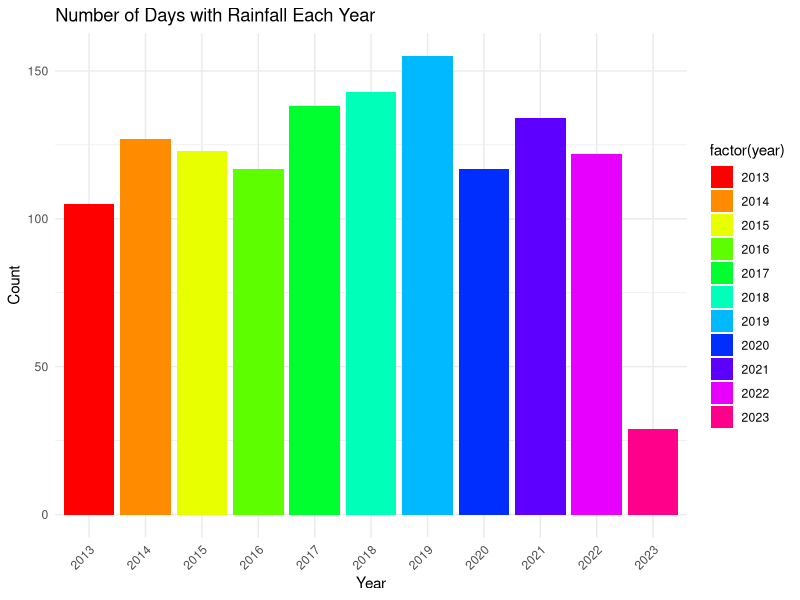
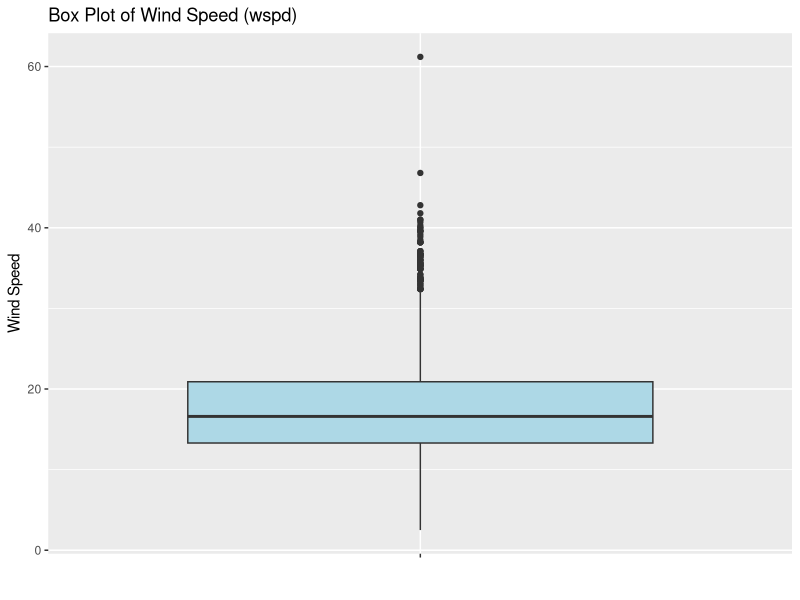
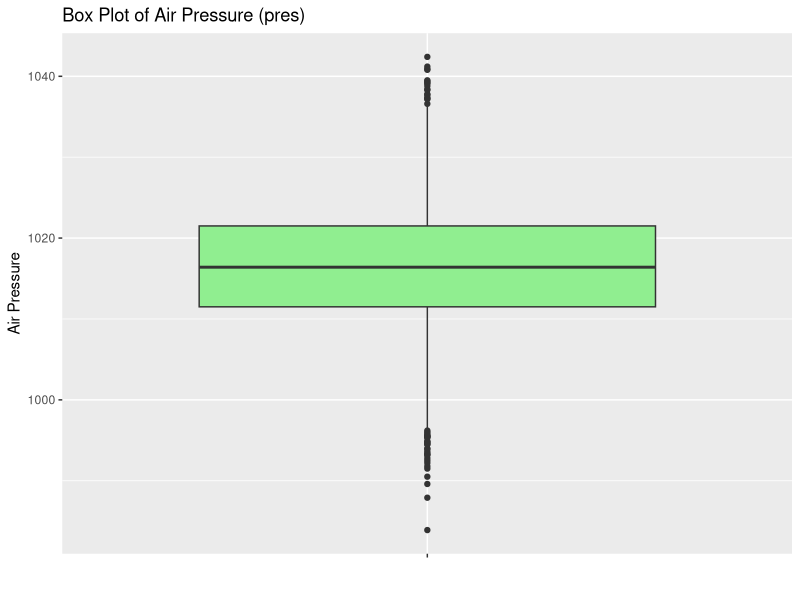

Write the R code that produced these figures, in order.
## ---- chunk 1
# Final Project

# Load the dataset
project_dataset <- read.csv("Joshi_dataset.csv")

# Display the first few rows of the dataset
head(project_dataset)

print(project_dataset)

## ---- chunk 2
# Data Cleaning 1: Identify missing values in Column B (average temperature) and filling them ith an average of minimum and maximum temperature

# Find rows with NA values in column of average temperature
na_rows <- which(is.na(project_dataset$tavg))

# Iterate through NA rows
for (i in na_rows) {
  # Calculate average of adjacent cells from columns of minimum and maximum temperatur
  average <- mean(c(project_dataset$tmin[i], project_dataset$tmax[i]), na.rm = TRUE)
  
  # Assign the calculated average value in column B where there are missing values
  project_dataset$tavg[i] <- average
}

# Print updated dataset
print(project_dataset)

## ---- chunk 3
# Data Cleaning 2: Checking if there any missing values in the column of average temperature 

# Check if there are missing values in column of average temperature
if (!any(is.na(project_dataset$tavg))) {
  print("No missing values in the column of average temperature")
} else {
  print("Missing values found in column of average temperature")
}
## ---- chunk 4
# Data Cleaning 3: Checking if there any missing values in the column of minimum temperature 

# Check if there are missing values in column of average temperature
if (!any(is.na(project_dataset$tmin))) {
  print("No missing values in the column of minimum temperature")
} else {
  print("Missing values found in column of minimum temperature")
}
## ---- chunk 5
# Data Cleaning 4: Checking if there any missing values in the column of maximum temperature 

# Check if there are missing values in column of average temperature
if (!any(is.na(project_dataset$tmax))) {
  print("No missing values in the column of maximum temperature")
} else {
  print("Missing values found in column of maximum temperature")
}
## ---- chunk 6
# Data Cleaning 5: Checking if there any missing values in the column of precipitation

# Check if there are missing values in column of average temperature
if (!any(is.na(project_dataset$prcp))) {
  print("No missing values in the column of precipitation")
} else {
  print("Missing values found in column of precipitation")
}
## ---- chunk 7
# Data Cleaning 6: Finding the missing values in the column of wind direction and writing "Unknown" in those cells

# Find missing values in column of wind direction
missing_values <- which(is.na(project_dataset$wdir))

# Replace missing values with "Unknown"
project_dataset$wdir[missing_values] <- "Unknown"

# Print updated dataset
print(project_dataset)

## ---- chunk 8
# Data Cleaning 7: Checking if there any missing values in the column of wind speed

# Check if there are missing values in column of average temperature
if (!any(is.na(project_dataset$spd))) {
  print("No missing values in the column of wind speed")
} else {
  print("Missing values found in column of wind speed")
}
## ---- chunk 9
# Data Cleaning 8: Replacing the missing values in the column of air pressure by taking an average of above and below values of the same column

# Find missing values in column of air pressure
missing_values_in_pres <- which(is.na(project_dataset$pres))

# Iterate through missing values
for (i in missing_values_in_pres) {
  # Calculate average of the value above and below
  average <- mean(c(project_dataset$pres[i - 1], project_dataset$pres[i + 1]), na.rm = TRUE)
  
  # Replace missing value with the calculated average
  project_dataset$pres[i] <- average
}

# Print updated dataset
print(project_dataset)

## ---- chunk 10
# Data Cleaning 9: Checking if there any missing values in the column of time 

# Check if there are missing values in column of average temperature
if (!any(is.na(project_dataset$time))) {
  print("No missing values in the column of time")
} else {
  print("Missing values found in column of time")
}
## ---- chunk 11
# Data Cleaning 10: Checking if there any duplicates in the column of time

# Check for duplicates in the "time" column
duplicates <- duplicated(project_dataset$time)

# Print duplicated values, if any
if (any(duplicates)) {
  print("Duplicates found in the 'time' column:")
  print(project_dataset$time[duplicates])
} else {
  print("No duplicates found in the 'time' column")
}

## ---- chunk 12
# Data Cleaning 11: Checking for missing values in the entire dataset

# Creating a if loop 
if (any(is.na(project_dataset))) {
  print("Missing values found in the dataset")
} else {
  print("No missing values found in the dataset")
}

## ---- chunk 13
# Data Cleaning 12: Correcting the datatype of each column

# Convert column of "time" to Date
project_dataset$time <- as.Date(project_dataset$time)

# Convert columns "tavg" to "prcp" to double
project_dataset$tavg <- as.double(project_dataset$tavg)
project_dataset$tmin <- as.double(project_dataset$tmin)
project_dataset$tmax <- as.double(project_dataset$tmax)
project_dataset$prcp <- as.double(project_dataset$prcp)

# Convert column "wdir" to character
project_dataset$wdir <- as.character(project_dataset$wdir)

# Convert columns "wspd" and "pres" to double
project_dataset$wspd <- as.double(project_dataset$wspd)
project_dataset$pres <- as.double(project_dataset$pres)

# Print updated dataset
print(project_dataset)

## ---- chunk 14
# Data Manipulation 1: Removing leading and trailing spaces in the entire dataset

# Use the trimws() function. 
project_dataset <- data.frame(lapply(project_dataset, trimws))

# Print updated dataset
print(project_dataset)

## ---- chunk 15
# Data Manipulation 2: Adding an attribute of year to the dataset

# Convert time column to Date format in this chunk also
project_dataset$time <- as.Date(project_dataset$time)

# Extract year from the "time" column
project_dataset$Year <- format(project_dataset$time, "%Y")

# Rename the new column to "Year"
names(project_dataset)[names(project_dataset) == "Year"] <- "year"

# Print updated dataset
print(project_dataset)
## ---- chunk 16
# Data Manipulation 3: Adding an attribute of month name to the dataset

# Extract month from the "time" column and convert to full month names
project_dataset$Month <- month.name[as.numeric(format(project_dataset$time, "%m"))]

# Print updated dataset
print(project_dataset)
## ---- chunk 17
# Data Manipulation 4: Sorting the dataset as per the tavg

# Convert the column of average temperature to double format in this chunk also
project_dataset$tavg <- as.double(project_dataset$tavg)

# Sort the data based on the values in the "tavg" column in descending order
project_dataset <- project_dataset[order(-project_dataset$tavg), ]

# Print the sorted dataset
print(project_dataset)
## ---- chunk 18
# Data Manipulation 5: Adding an attribute "temperature_category" to the dataset

# Create a new column "temperature_category" based on the "tavg" values
project_dataset$temperature_category <- ifelse(project_dataset$tavg < -5, "Extreme Cold",
                                   ifelse(project_dataset$tavg < 5, "Cold",
                                          ifelse(project_dataset$tavg < 20, "Moderate", "Warm")))

# Print the updated dataset
print(project_dataset)
## ---- chunk 19
# Data Manipulation 6: Normalizing the values of average temperature

# Normalization
norm <- function(x) {
  (x - min(x)) / (max(x) - min(x))
}

project_dataset$tavgnorm <- norm(project_dataset$tavg)

# Z-Score Normalization
z_score_norm <- function(x) {
  (x - mean(x)) / sd(x)
}

project_dataset$tavg_z_score_norm <- z_score_norm(project_dataset$tavg)

# Print the updated dataset
print(project_dataset)
## ---- chunk 20
# Data Manipulation 7: Adding a new column named precipitation

# Enter either yes or no in the new column depending on the value
project_dataset$precipitation <- ifelse(project_dataset$prcp > 0, "Yes", "No")

# Print the updated dataset
print(project_dataset)
## ---- chunk 21
# Data Analysis 1: Pivot Table 1

# Importing the required libraries
library(dplyr)
library(tidyr)

# Define the desired order of months
month_order <- c("January", "February", "March", "April", "May", "June", "July", "August", "September", "October", "November", "December")

# Creating a pivot table
pivot_table <- project_dataset %>%
  # Extract month from the date/time column
  mutate(month = factor(format(time, "%B"), levels = month_order)) %>%
  # Group by month and temperature category, then count tavg values
  group_by(month, temperature_category) %>%
  summarise(count_tavg = n()) %>%
  # Pivot the table
  pivot_wider(names_from = temperature_category, values_from = count_tavg, values_fill = 0)

# Print the pivot table
print(pivot_table)
## ---- chunk 22
# Data Analysis 2: Pivot Table 2

# Importing the required libraries
library(dplyr)
library(tidyr)

# Creating a pivot table
pivot_table <- project_dataset %>%
  # Extract year from the date/time column
  mutate(year = format(time, "%Y")) %>%
  # Group by year and temperature category, then count tavg values
  group_by(year, temperature_category) %>%
  summarise(count_tavg = n()) %>%
  # Pivot the table
  pivot_wider(names_from = temperature_category, values_from = count_tavg, values_fill = 0)

# Print the pivot table
print(pivot_table)
## ---- chunk 23
# Data Analaysis 3: Correlation between tavg and prcp values

# Convert columns "tavg" and "prcp" values to double
project_dataset$tavg <- as.double(project_dataset$tavg)
project_dataset$prcp <- as.double(project_dataset$prcp)

# Using cor function
correlation_1 <- cor(project_dataset$tavg, project_dataset$prcp)

# Print the correlation coefficient
paste("The correlation is:", correlation_1)
## ---- chunk 24
# Data Analysis 4: Correlation between tavg and pres values

# Convert columns "tavg" and "prcp" values to double
project_dataset$tavg <- as.double(project_dataset$tavg)
project_dataset$pres <- as.double(project_dataset$pres)

# Using cor function
correlation_2 <- cor(project_dataset$tavg, project_dataset$pres)

# Print the correlation coefficient
paste("The correlation is:", correlation_2)
## ---- chunk 25
# Data Analysis 5: Incorporating knn classifier

# Make a subset of having year as the label variable and other numeric columns
project_dataset.subset <- project_dataset[c('precipitation', 'tavg', 'tmin', 'tmax', 'prcp', 'wdir', 'wspd', 'pres')]

# Binary conversion of "precipitation" column
project_dataset.subset$precipitation <- ifelse(project_dataset.subset$precipitation == "Yes", 1, 
                                      ifelse(project_dataset.subset$precipitation == "No", 0, project_dataset.subset$precipitation))

# Convert the required columns to double
project_dataset.subset$tavg <- as.double(project_dataset.subset$tavg)
project_dataset.subset$tmin <- as.double(project_dataset.subset$tmin)
project_dataset.subset$tmax <- as.double(project_dataset.subset$tmax)
project_dataset.subset$prcp <- as.double(project_dataset.subset$prcp)
project_dataset.subset$wdir <- as.double(project_dataset.subset$wdir)
project_dataset.subset$wspd <- as.double(project_dataset.subset$wspd)
project_dataset.subset$pres <- as.double(project_dataset.subset$pres)

# Remove rows with missing values
project_dataset.subset <- project_dataset.subset[complete.cases(project_dataset.subset),]

#Normalization
normalize <- function(x) {
return ((x - min(x)) / (max(x) - min(x)))  }
project_dataset.subset.n <- as.data.frame(lapply(project_dataset.subset[,2:8], normalize))

#Splice the data
set.seed(123)
dat.d <- sample(1:nrow(project_dataset.subset.n),size = nrow(project_dataset.subset.n)*0.8,replace = FALSE)

# Random selection of 80% of data
train.project_dataset <- project_dataset.subset[dat.d,] # 80% training data
test.project_dataset <- project_dataset.subset[-dat.d,] # remaining 20% test data

# Create a seperate dataframe for 'year' feature which is our target
train.project_dataset.labels <- project_dataset.subset[dat.d,1]
test.project_dataset.labels <- project_dataset.subset[-dat.d,1]

# Find the number of observations
NROW(train.project_dataset.labels)
NROW(test.project_dataset.labels)

# Build a knn() classifier using the “class” package. Set k=9
library(class)
knn.9 <- knn(train = train.project_dataset , test = test.project_dataset, cl = train.project_dataset.labels, k=9 )

# Check prediction against actual value in tabular form for k = 9
library(caret)
confusionMatrix(table(knn.9, test.project_dataset.labels))

# Calculate the proportion of correct classification for k = 9 (Find the accuracy)
required_accuracy <- 100 * sum(test.project_dataset.labels == knn.9) / NROW(test.project_dataset.labels)
print(paste("The accuracy is: ", required_accuracy))
## ---- chunk 26
# Extracting the data into an excel file for continuing further work in Python
write.csv(project_dataset, "Joshi_manipulated_dataset.csv", row.names = FALSE)
## ---- chunk 27
# Data Analysis 9: Summary Statistics

# Use summary function for average temperature
print("Summary for average temperature:")
project_dataset$tavg <- as.double(project_dataset$tavg)
summary(project_dataset$tavg)

# Use summary function for minimum temperature
print("Summary for minimum temperature:")
project_dataset$tmin <- as.double(project_dataset$tmin)
summary(project_dataset$tmin)

# Use summary function for maximum temperature
print("Summary for mmaximum temperature:")
project_dataset$tmax <- as.double(project_dataset$tmax)
summary(project_dataset$tmax)

# Use summary function for precipitation
print("Summary for precipitation:")
project_dataset$prcp <- as.double(project_dataset$prcp)
summary(project_dataset$prcp)

## ---- chunk 28
# Data Visualization 8: Bar Graph for count of days with rainfall each year

# Load necessary libraries
library(dplyr)
library(ggplot2)

# Convert 'precipitation' column to factor
project_dataset$precipitation <- factor(project_dataset$precipitation, levels = c("No", "Yes"))

# Count number of days with rainfall each year
rainfall_counts <- project_dataset %>%
  group_by(year) %>%
  summarise(rainfall_days = sum(precipitation == "Yes"))

# Create a bar plot
ggplot(rainfall_counts, aes(x = year, y = rainfall_days, fill = factor(year))) +
  geom_bar(stat = "identity") +
  scale_fill_manual(values = rainbow(nrow(rainfall_counts))) +
  labs(title = "Number of Days with Rainfall Each Year",
       x = "Year",
       y = "Count") +
  theme_minimal() +
  theme(axis.text.x = element_text(angle = 45, hjust = 1))  # Rotate x-axis labels for better readability

## ---- chunk 29
# Data Visualization 9: Box plots for wspd and pres

# Load necessary library
library(ggplot2)

# Convert the data to the desired datatype
project_dataset$wspd <- as.double(project_dataset$wspd)
project_dataset$pres <- as.double(project_dataset$pres)

# Create box plots for 'wdir' and 'wspd' columns
ggplot(project_dataset, aes(x = "", y = wspd)) +
  geom_boxplot(fill = "lightblue") +
  labs(title = "Box Plot of Wind Speed (wspd)",
       x = "",
       y = "Wind Speed")

ggplot(project_dataset, aes(x = "", y = pres)) +
  geom_boxplot(fill = "lightgreen") +
  labs(title = "Box Plot of Air Pressure (pres)",
       x = "",
       y = "Air Pressure")
